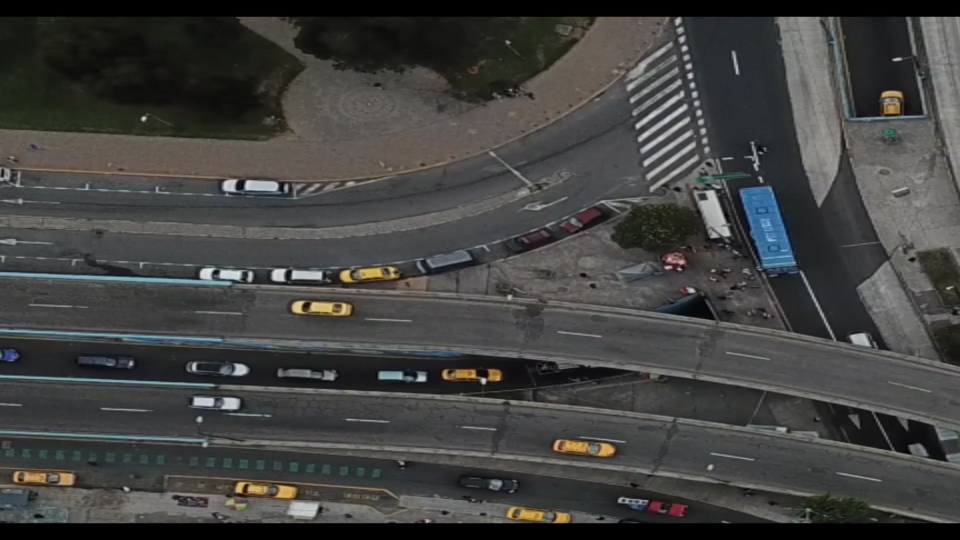
#> input picture detector_flujo_urbano/notebooks/imagenes/detectar-taxis.png, 1920 x 1080 px (shown at 1/2 size)
$ jupyter execute Tema_4.ipynb
#> lines starting #> are read from the running program, lines starting #| are printed output that depends on the picture; after the words box and inside, x2 and y2 are one past the last pixel; in counts of white or black regions, pixels touching at a corner belong together
# Tema 4: Detectar color

Otra clasificación que se incluyó en el contador automático fue la detección de taxis basada en el color de los vehículos.

[cell 1]
import matplotlib.pyplot as plt
import cv2
import numpy as np

Se importa una imagen que es una captura de los videos usados en este proyecto.

[cell 2]
img = cv2.imread('imagenes/detectar-taxis.png')
#> img is the input picture: shape (1080, 1920, 3); mean B, G, R 64.8, 66.3, 66
img = cv2.cvtColor(img, cv2.COLOR_BGR2RGB)

plt.imshow(img)

La detección de color necesita una imagen que utilice los canales HSV y no RGB.

[cell 3]
hsv = cv2.cvtColor(img, cv2.COLOR_BGR2HSV)
#> hsv: shape (1080, 1920, 3); mean H, S, V 58.2, 25.9, 68.9

El contador no usa todo el frame para la detección, se extrae una zona de interés para obtener una imagen más específica.

[cell 4]
xr1 = 0
xr2 = 1200
yr1 = 300
yr2 = 1000
#zona de interés
roi = hsv[yr1:yr2,xr1:xr2]
#> roi: shape (700, 1200, 3); mean H, S, V 55, 23.8, 76.2

[cell 5]
show_roi = cv2.cvtColor(roi, cv2.COLOR_HSV2RGB)
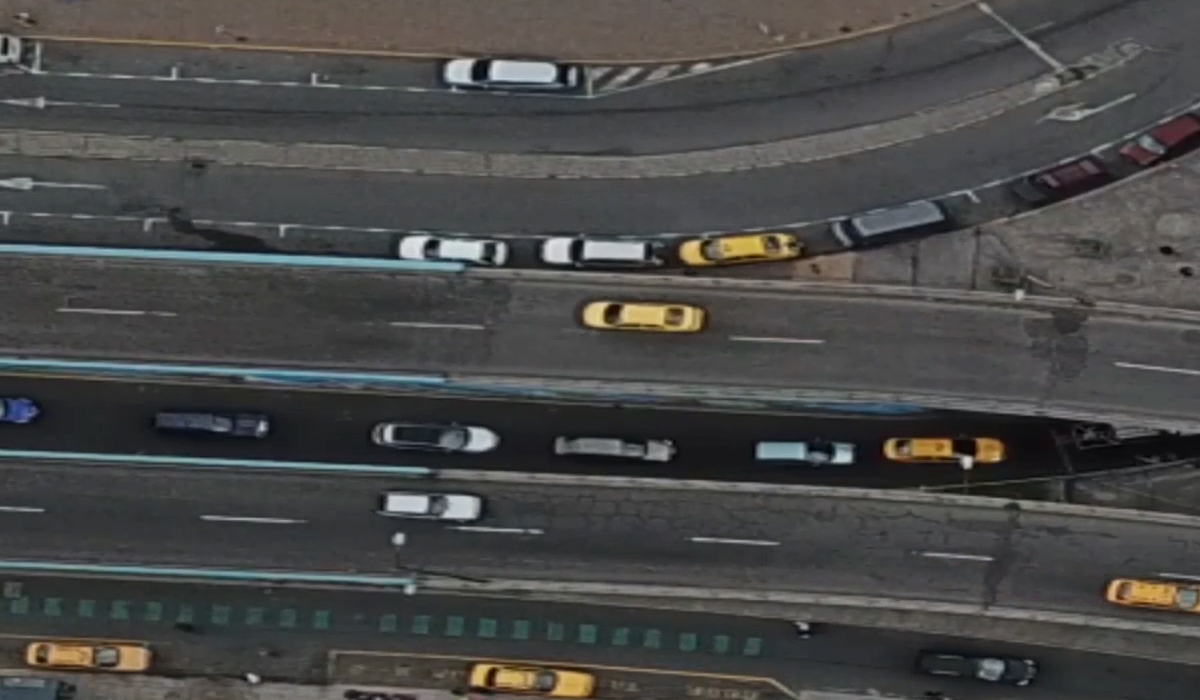
#> show_roi: shape (700, 1200, 3); mean B, G, R 71.8, 72.7, 72.6
plt.imshow(show_roi)

Se utiliza la función `inRange` de OpenCV para detectar los objetos dentro de la imagen que tienen un color similar al amarillo.

[cell 6]
#hay que encontrar los valores para detectar amarillo
lower = np.array([20, 60, 60])
upper = np.array([40, 255, 255])
center_color = cv2.inRange(roi,lower,upper)
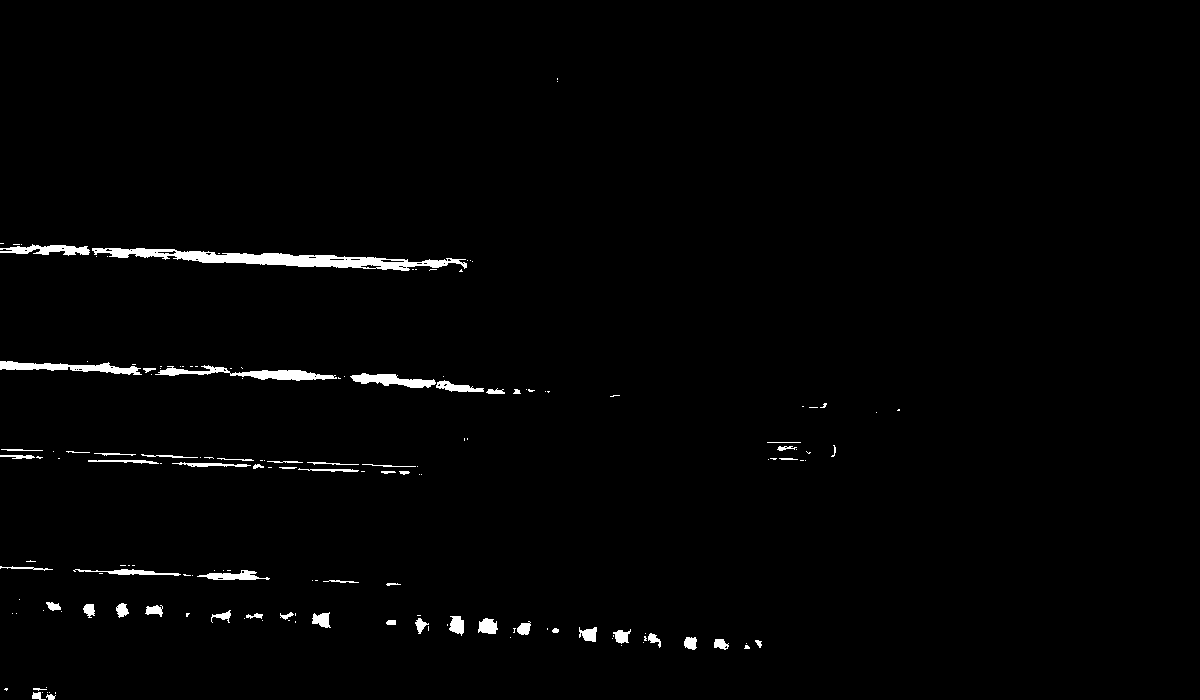
#> center_color: shape (700, 1200); 1.4% white; 161 white regions (104 under 20 px), largest, box (x1, y1, x2, y2) and area: (92, 248, 467, 271) 3276, (155, 365, 337, 381) 1087, (0, 361, 142, 375) 935
